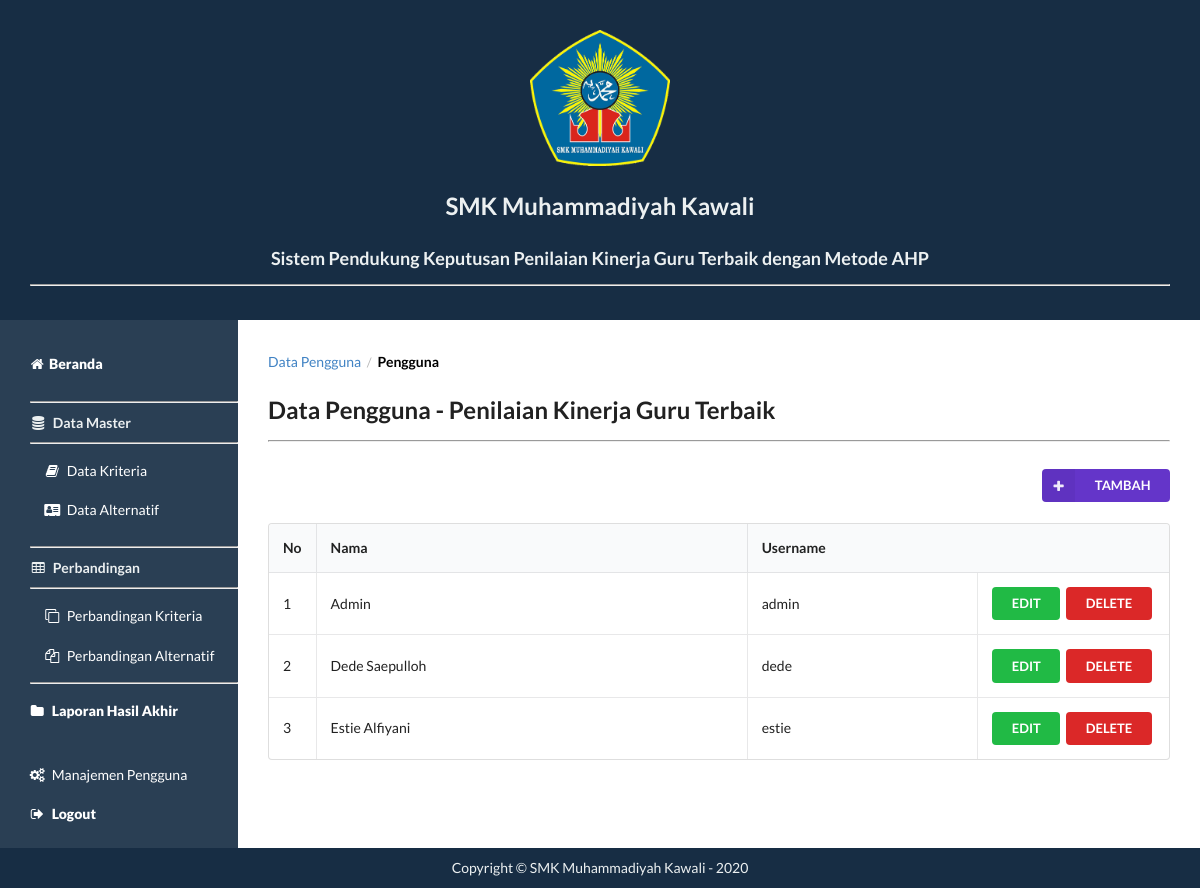
The page /user.php (signed in) on the database its author committed.
### tables this page shows
CREATE TABLE `user` (
  `id_user` int(11) NOT NULL,
  `nama` varchar(100) NOT NULL,
  `username` varchar(100) NOT NULL,
  `password` varchar(100) NOT NULL
);

### user.php (the view, shortened to what this page needs)
<?php
	include('fungsi.php');
	include('header.php');
    if(empty($_SESSION['username']) AND empty($_SESSION['password'])){
        echo "<script>alert('Anda Harus Login Dulu !'); window.location = 'login.php'</script>";
    }else{
?>
<section class="content">
	<div class="ui breadcrumb">
		<a class="section">Data Pengguna</a>
		<div class="divider"> / </div>
		<div class="active section">Pengguna</div>
	</div>
	<h2 class="ui header">Data Pengguna - Penilaian Kinerja Guru Terbaik</h2>
	<hr><br>
		<a href="tambahUser.php?jenis=user">
			<div class="ui right floated small violet labeled icon button">
				<i class="plus icon"></i>TAMBAH
			</div>
		</a>
		<br>
	<br>
	<table class="ui celled padded table">
		<thead>
			<tr>
				<th class="collapsing">No</th>
				<th>Nama</th>
				<th colspan="2">Username</th>
			</tr>
		</thead>
		<tbody>
		<?php
			$query = "SELECT id_user,nama,username FROM user ORDER BY id_user";
			$result	= mysqli_query($koneksi, $query);
			$i = 0;
			while ($row = mysqli_fetch_array($result)) {
				$i++;
		?>
			<tr>
				<td><?php echo $i ?></td>
				<td><?php echo $row['nama'] ?></td>
				<td><?php echo $row['username'] ?></td>
				<td class="right aligned collapsing">
					<form method="post" action="user.php">
						<button type="submit" name="edit" class="small ui green button">EDIT</button>
						<button type="submit" name="delete" class="small ui red button">DELETE</button>
					</form>
				</td>
			</tr>
	<?php } ?>
		</tbody>
	</table>
	<br>
</section>
<?php include('footer.php'); ?>
			<?php } ?>

### css/style.css (style rules this page uses)
html { display: -webkit-box;display: -ms-flexbox;display: flex; -webkit-box-orient: vertical; -webkit-box-direction: normal; -ms-flex-direction: column; flex-direction: column; }
body { display: -webkit-box; display: -ms-flexbox; display: flex; -webkit-box-orient: vertical; -webkit-box-direction: normal; -ms-flex-direction: column; flex-direction: column; min-height: 100vh; }
.content { display: block; -webkit-box-flex: 1; -ms-flex: 1; flex: 1; }
body { margin: 0; background: #fff; font-size: 13px; font-weight: 400; line-height: 1.471; }
nav, section, footer { padding: 10px 30px; margin: 0; color: #ECF0F1; }
section { background: white; color: black; padding: 30px; }

### rows shown on the page
user: nama "Admin", username "admin"
user: nama "Dede Saepulloh", username "dede"
user: nama "Estie Alfiyani", username "estie"
